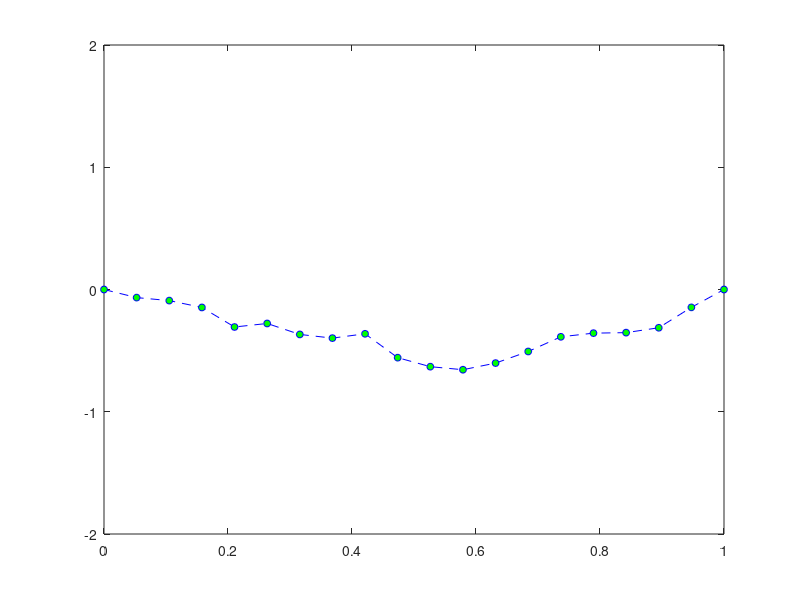

Write MATLAB code to recreate this figure.
%======================
%This program simulate 2D string using finite difference
%=====================

clc;
clear;
figure;
samp_pnt = 20;
plk = 3;
plk_y = 1;
plk = min(plk,samp_pnt-1);
str_len = 1; %meter
del_t=0.01;%sec
k = 800;
m = 1;
rho = 50; %piano string = 0.01 kg/m
T = 400;  %piano string = 400N

%syms c;
%init position==========================
node_y(1:plk) = linspace(0,plk_y,plk);
node_y(plk:samp_pnt) = linspace(plk_y,0,samp_pnt-plk+1);
%=======================================

node_y_prev = node_y;
node_y_next(1:samp_pnt) = 0;

node_x(1:samp_pnt) = linspace(0,str_len,samp_pnt);


del_x = str_len/(samp_pnt-1);
out(1:1000) = 0;

plot(node_x,node_y,'b--o','MarkerFaceColor','g','Markersize',5);


for j = 1:256
     for i = 2:samp_pnt-1
%        T1 = k*(sqrt( (node_y(i-1) - node_y(i))^2 +(node_x(i-1) - node_x(i))^2)...
%            - str_len/del_x);
%         T2 = k*(sqrt(((node_y(i+1) - node_y(i))^2 +(node_x(i+1) - node_x(i))^2))...
%             - str_len/del_x);
%         theta_1 = atan((node_y(i) - node_y(i-1))/(node_x(i) - node_x(i-1)));
%         theta_2 = atan((node_y(i+1) - node_y(i))/(node_x(i+1) - node_x(i))); 
%         ty1 = T1*sin(theta_1);
%         ty2 = T2*sin(theta_2);
%         tx1 = T1*cos(theta_1);
%         tx2 = T2*cos(theta_2);
%         ty_total = ty1+ty2;
%         tx_total = tx2-tx1;
%         ax = tx_total/m;
%         ay = ty_total/m;
%         v0x = (node_x(i)-node_x_prev(i))/del_t;
%         v0y = (node_y(i)-node_y_prev(i))/del_t;
%        
%         node_y_next(i) = solve(   ((2*node_y(i) -node_y(i-1) - node_y(i+1))/del_x) ==...
%             (rho)*((2*node_y(i)-node_y_prev(i)-c)/del_t),c);
     node_y_next(i) = -((2*node_y(i) -node_y(i-1) - node_y(i+1))/del_x^2)*(del_t)^2*T/rho+...
        (2*node_y(i)-node_y_prev(i));
     end
    plot(node_x,node_y,'b--o','MarkerFaceColor','g','Markersize',5);
    %out(j) = node_y(round(samp_pnt/2));
    axis([0 str_len -2 2]);
    node_y_prev = node_y;
    node_y = node_y_next;
    pause(0.01);
end

% for t = 0:256
%     for i = 2:49
%         Ty1 = k*(sqrt((node(i-1) - node(i))^2 + 1^2) - 1);
%         Ty2 = k*(sqrt((node(i+1) - node(i))^2 + 1^2) - 1);
%         
%         
%         ty1 = Ty1*sin(atan(node(i-1) - node(i)/1));
%         ty2 = Ty2*sin(atan(node(i+1) - node(i)/1));
%         
%         t_total = ty1+ty2;
%         a = t_total/m;
%         v0 = node(i)-node_prev(i);
%         node_next(i) = v0*0.8 + 0.5*a*0.01;
%     end
%     plot(node_next,'b--o','MarkerFaceColor','g','Markersize',5);
%     axis([0 50 -2 2])
%     node_prev = node;
%     node = node_next;
%     pause(0.1);
% end
